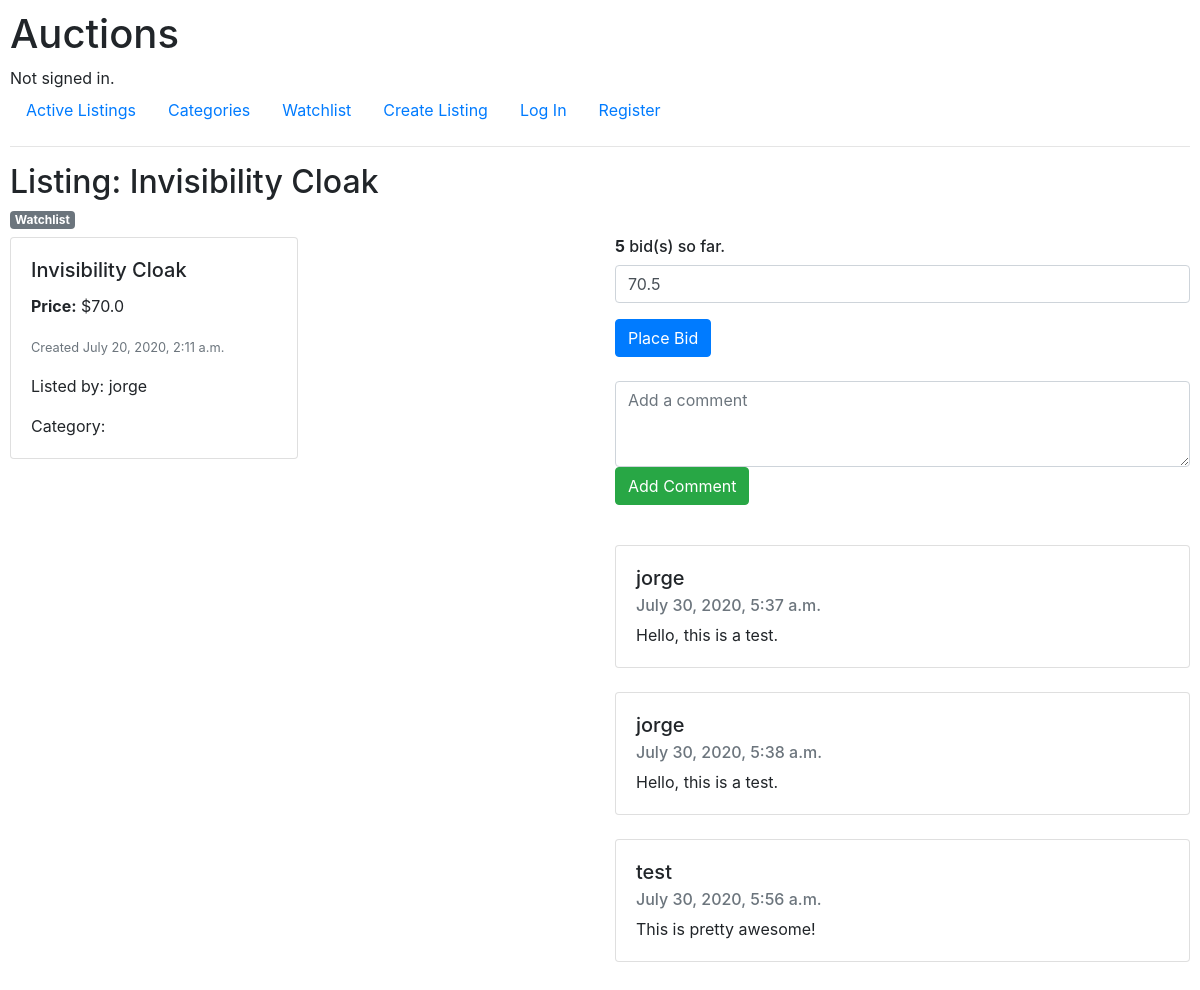
The app's page /listings/4, older data.
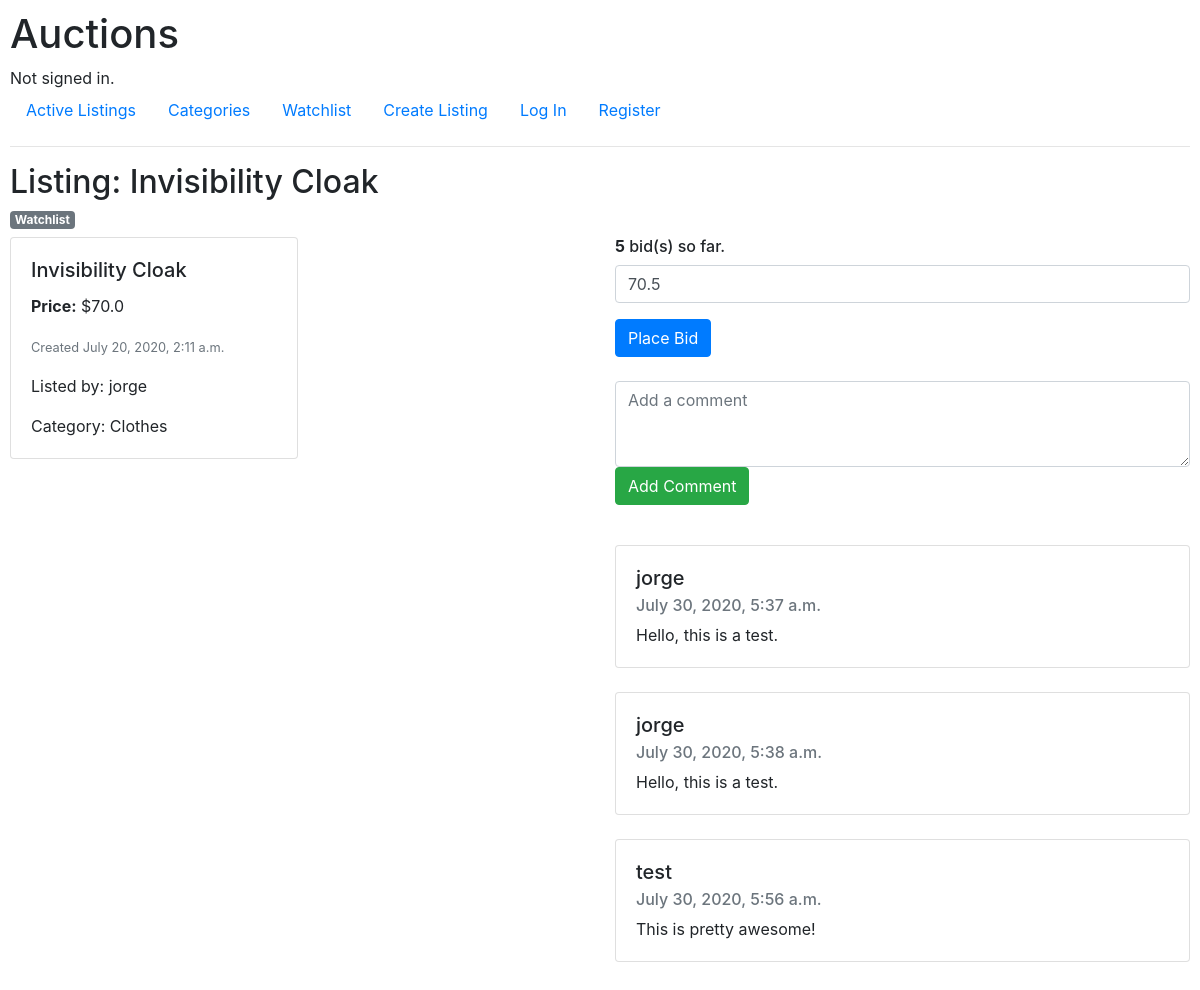
The same page, newer data.
### auctions/models.py (models this page shows)
class Listing(models.Model):
    title = models.CharField(max_length=64)
    starting_bid = models.FloatField()
    description = models.CharField(max_length=256, blank=True)
    date_created = models.DateTimeField(auto_now_add=True)
    image = models.CharField(max_length=2550, blank=True)
    category = models.CharField(max_length=64, blank=True)
    listed_by = models.ForeignKey(User, on_delete=models.CASCADE)
    is_active = models.BooleanField(default=True)

class User(AbstractUser):
    pass

### auctions/views.py (the view, shortened to what this page needs)
# urls.py: path("listings/<int:listing_id>", views.listings, name="listings"),
def listings(request, listing_id):
    listing = Listing.objects.get(id=listing_id)
    current_bid = listing.starting_bid
    if (len(listing.bids.all()) > 0):
        current_bid = max([i.bid for i in listing.bids.all()])
    return render(request, "auctions/listing.html", {
        "listing": listing,
        "bids_count": listing.bids.count(),
        "current_bid": current_bid,
        "comments": listing.comments.all()
    })

### auctions/templates/auctions/listing.html (shortened to what this page needs)
{% extends "auctions/layout.html" %}
{% block body %}
    <h2>Listing: {{ listing.title }}</h2>
    <h6><a class="badge badge-secondary" href="{% url 'watchlist' listing.id %}">Watchlist</a></h6>
    <div class="row">
        <div class="col">
            <div class="card" style="width: 50%;">
                <div class="card-body">
                    <h5 class="card-title"> {{ listing.title }} </h5>
                    <p class="card-text"> <b>Price:</b> ${{ listing.starting_bid }} </p>
                    <p class="card-text"><small class="text-muted">Created {{ listing.date_created }} </small></p>
                    <p class="card-text">Listed by: {{ listing.listed_by }}</p>
                    <p class="card-text">Category: {{ listing.category }}</p>
                </div>
            </div>
        </div>
        <div class="col">
          <h6><b>{{ bids_count }}</b> bid(s) so far.</h6>
          <form action="{% url 'bid' listing.id %}" method="post">
              <div class="form-group">
                  <input class="form-control" type="number" step="0.01" value="{{ current_bid }}" name="bid" placeholder="Bid">
              </div>
              <button type="submit" class="btn btn-primary">Place Bid</button>
          </form>
          <br>
          <form action="{% url 'comment' listing.id %}" method="post">
              <div class="form-group">
                  <textarea class="form-control" rows="3" name="comment" placeholder="Add a comment"></textarea>
                  <button type="submit" class="btn btn-success">Add Comment</button>
              </div>
          </form>
          <br>
          {% for comment in comments %}
          <div class="card">
              <div class="card-body">
                  <h5 class="card-title">{{comment.user}}</h5>
                  <h6 class="card-subtitle mb-2 text-muted">{{comment.date_added}}</h6>
                  <p class="card-text">{{comment.comment}}</p>
              </div>
          </div>
          <br>
          {% endfor %}
        </div>
    </div>
{% endblock %}

Row changes from the older to the newer data that the page shows:
changed Listing "Invisibility Cloak": category (not shown) → "Clothes"
